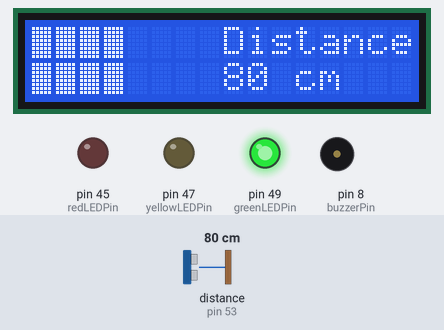
A sketch run on a simulated Arduino Mega 2560, built with avr-gcc and run on an emulated ATmega2560. On the bench: 16×2 character LCD, output pins drawn as LEDs (lit = HIGH), buzzer (waves = sounding). Wiring (inferred from the names in the program): ultrasonic range finder: trigger pin 51; echo pin 53. Inputs (shaded band) come from the test bench; at power-on: distance to the obstacle (sensor on pin 53) 80 cm. The echo pulse lasts 58.3 µs per cm; pins used as bus, display or sensor lines are not drawn.

Above: at 1.2 s.
1.3 s: distance to the obstacle (sensor on pin 53) set to 2 cm
At 1.47 s:
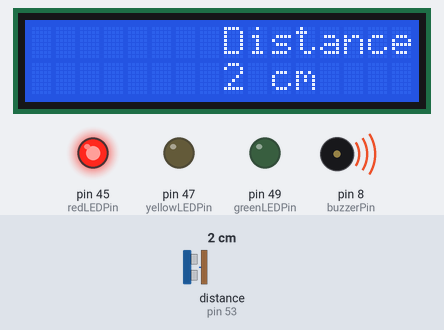
3.3 s: distance to the obstacle (sensor on pin 53) set to 18 cm
At 4.3 s:
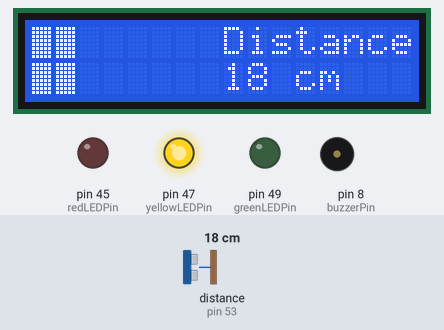
5.3 s: distance to the obstacle (sensor on pin 53) set to 9 cm
At 5.63 s:
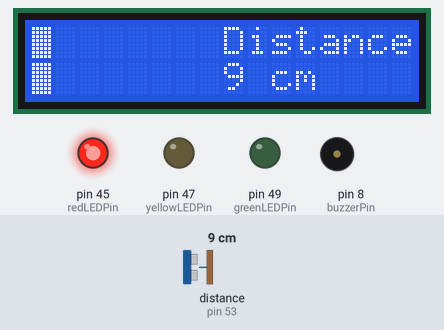
7.2 s: distance to the obstacle (sensor on pin 53) set to 35 cm
At 8.6 s:
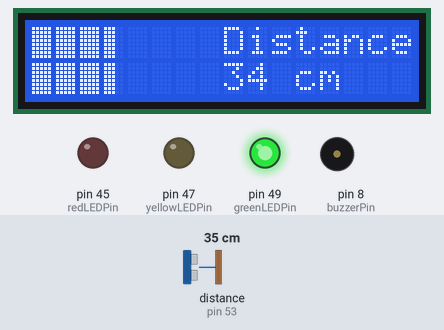
8.9 s: distance to the obstacle (sensor on pin 53) set to 4 cm
At 9.11 s:
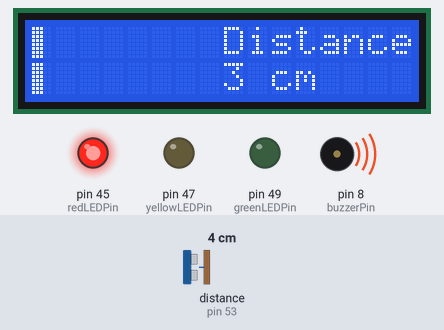
10.8 s: distance to the obstacle (sensor on pin 53) set to 250 cm
At 11.7 s:
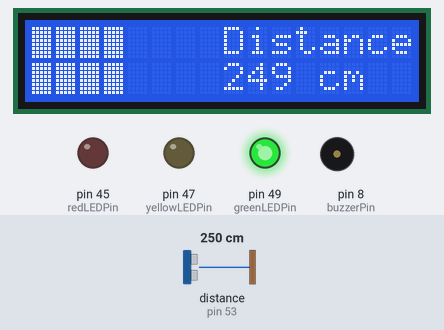
Timing chart, 0 to 13.8 s (numbered marks = the images above; inputs shaded):
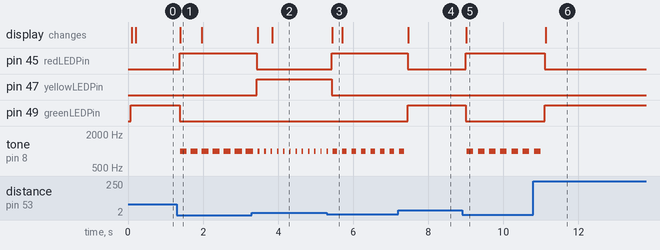

The sketch:

parking_sensor.ino
```cpp
#define trigPin 51
#define echoPin 53
#define buzzerPin 8
#define redLEDPin 45
#define yellowLEDPin 47
#define greenLEDPin 49

#include <LiquidCrystal.h>
long duration, distance;
int delayTime;
int frequency=1000;
LiquidCrystal lcd(7, 6, 5, 4, 3, 2);
byte full[8]={
  B11111,
  B11111,
  B11111,
  B11111,
  B11111,
  B11111,
  B11111,
  B11111
};
byte half[8]={
  B11100,
  B11100,
  B11100,
  B11100,
  B11100,
  B11100,
  B11100,
  B11100
};

void setup() {
  // put your setup code here, to run once:
  Serial.begin(9600);
  lcd.begin(16, 2);
  pinMode(trigPin, OUTPUT);
  pinMode(echoPin, INPUT);
  pinMode(buzzerPin, OUTPUT);
  pinMode(redLEDPin, OUTPUT);
  pinMode(yellowLEDPin, OUTPUT);
  pinMode(greenLEDPin, OUTPUT);
  lcd.createChar(0, full);
  lcd.createChar(1, half);
}
void loop() {
  // put your main code here, to run repeatedly:
  digitalWrite(trigPin, LOW);
  delayMicroseconds(2);
  digitalWrite(trigPin, HIGH);
  delayMicroseconds(10);
  digitalWrite(trigPin, LOW);
  //se regelaza senzorul HC sr04 cu ultrasunete sa porneasca masurarea distantei

  duration = pulseIn(echoPin, HIGH);
  distance = (duration * 0.0343) / 2;
  //distanta este durata ultrasunetului sa mearga pana la obiect si inapoi,
  //0.0343 este viteza sunetului si este impartita la doi deoarece dorim distanta pana la obiect nu si inapoi

  updateLED(distance);
  displayOnLCD(distance);

  if(distance < 20) {
    delayTime = map(distance, 0, 20, 200, 20);
    tone(buzzerPin,frequency,delayTime);
    delay(delayTime);
    noTone(buzzerPin);
  } else {
    noTone(buzzerPin);
  }

  delay(100);
}

void updateLED(long distance){
  if (distance < 10) {
    digitalWrite(redLEDPin, HIGH);
    digitalWrite(yellowLEDPin, LOW);
    digitalWrite(greenLEDPin, LOW);
  }else if (distance < 20) {
    digitalWrite(redLEDPin, LOW);
    digitalWrite(yellowLEDPin, HIGH);
    digitalWrite(greenLEDPin, LOW);
  } else {
    digitalWrite(redLEDPin, LOW);
    digitalWrite(yellowLEDPin, LOW);
    digitalWrite(greenLEDPin, HIGH);
  }
}

void displayOnLCD(long distance){
  lcd.clear();
  lcd.setCursor(8, 0);
  lcd.print("Distance");
  lcd.setCursor(8,1);
  lcd.print(distance);
  lcd.print(" cm");

  if (distance>35){
    lcd.setCursor(0, 0);
    lcd.write(byte(0));
    lcd.setCursor(0, 1);
    lcd.write(byte(0));
    lcd.setCursor(1, 0);
    lcd.write(byte(0));
    lcd.setCursor(1, 1);
    lcd.write(byte(0));
    lcd.setCursor(2, 0);
    lcd.write(byte(0));
    lcd.setCursor(2, 1);
    lcd.write(byte(0));
    lcd.setCursor(3, 0);
    lcd.write(byte(0));
    lcd.setCursor(3, 1);
    lcd.write(byte(0));
    delay(20);
  }else{
    if(distance>30){
      lcd.setCursor(0, 0);
      lcd.write(byte(0));
      lcd.setCursor(0, 1);
      lcd.write(byte(0));
      lcd.setCursor(1, 0);
      lcd.write(byte(0));
      lcd.setCursor(1, 1);
      lcd.write(byte(0));
      lcd.setCursor(2, 0);
      lcd.write(byte(0));
      lcd.setCursor(2, 1);
      lcd.write(byte(0));
      lcd.setCursor(3, 0);
      lcd.write(1);
      lcd.setCursor(3, 1);
      lcd.write(1);
      delay(20);
    }else{
      if(distance>25){
        lcd.setCursor(0, 0);
        lcd.write(byte(0));
        lcd.setCursor(0, 1);
        lcd.write(byte(0));
        lcd.setCursor(1, 0);
        lcd.write(byte(0));
        lcd.setCursor(1, 1);
        lcd.write(byte(0));
        lcd.setCursor(2, 0);
        lcd.write(byte(0));
        lcd.setCursor(2, 1);
        lcd.write(byte(0));
        delay(20);
      }else{
        if (distance>20){
          lcd.setCursor(0, 0);
          lcd.write(byte(0));
          lcd.setCursor(0, 1);
          lcd.write(byte(0));
          lcd.setCursor(1, 0);
          lcd.write(byte(0));
          lcd.setCursor(1, 1);
          lcd.write(byte(0));
          lcd.setCursor(2, 0);
          lcd.write(1);
          lcd.setCursor(2, 1);
          lcd.write(1);
          delay(20);
        }else{
          if(distance>15){
            lcd.setCursor(0, 0);
            lcd.write(byte(0));
            lcd.setCursor(0, 1);
            lcd.write(byte(0));
            lcd.setCursor(1, 0);
            lcd.write(byte(0));
            lcd.setCursor(1, 1);
            lcd.write(byte(0));
            delay(20);
          }else{
            if(distance>10){
              lcd.setCursor(0, 0);
              lcd.write(byte(0));
              lcd.setCursor(0, 1);
              lcd.write(byte(0));
              lcd.setCursor(1, 0);
              lcd.write(1);
              lcd.setCursor(1, 1);
              lcd.write(1);
              delay(20);
            }else{
              if(distance>5){
                lcd.setCursor(0, 0);
                lcd.write(byte(0));
                lcd.setCursor(0, 1);
                lcd.write(byte(0));
                delay(20);
              }else{
                if(distance>=3){
                  lcd.setCursor(0, 0);
                  lcd.write(1);
                  lcd.setCursor(0, 1);
                  lcd.write(1);
                  delay(20);
                }
              }
            }
          }
        }
      }
    }
  }
} 
```

Measured:
- after the input at 1.3 s, pin 45 (redLEDPin): LOW → HIGH after 0.08 s; pin 49 (greenLEDPin): HIGH → LOW after 0.08 s; tone on pin 8 (buzzerPin): alternates 1000 Hz for 0.19 s and silent for 0.10 s, starting after 0.09 s; the display: changes after 0.09 s (image 1)
- after the input at 3.3 s, pin 45 (redLEDPin): HIGH → LOW after 0.14 s; pin 47 (yellowLEDPin): LOW → HIGH after 0.14 s; tone on pin 8 (buzzerPin): alternates 1000 Hz for 0.04 s and silent for 0.13 s, starting after 0.21 s; the display: first changes after 0.16 s (image 2 shows a later state)
- after the input at 5.3 s, pin 45 (redLEDPin): LOW → HIGH after 0.13 s; pin 47 (yellowLEDPin): HIGH → LOW after 0.13 s; tone on pin 8 (buzzerPin): alternates 1000 Hz for 0.13 s and silent for 0.13 s, starting after 0.28 s; the display: changes after 0.14 s (image 3)
- after the input at 7.2 s, pin 45 (redLEDPin): HIGH → LOW after 0.26 s; pin 49 (greenLEDPin): LOW → HIGH after 0.26 s; tone on pin 8 (buzzerPin): goes on until 7.4 s, then stays silent; the display: changes after 0.26 s (image 4)
- after the input at 8.9 s, pin 45 (redLEDPin): LOW → HIGH after 0.10 s; pin 49 (greenLEDPin): HIGH → LOW after 0.10 s; tone on pin 8 (buzzerPin): alternates 1000 Hz for 0.17 s and silent for 0.13 s, starting after 0.13 s; the display: changes after 0.11 s (image 5)
- after the input at 10.8 s, pin 45 (redLEDPin): HIGH → LOW after 0.31 s; pin 49 (greenLEDPin): LOW → HIGH after 0.31 s; tone on pin 8 (buzzerPin): goes on until 11.0 s, then stays silent; the display: changes after 0.33 s (image 6)
- what the display in image 1 shows lasts 0.6 s, from 1.4 s to 2.0 s
